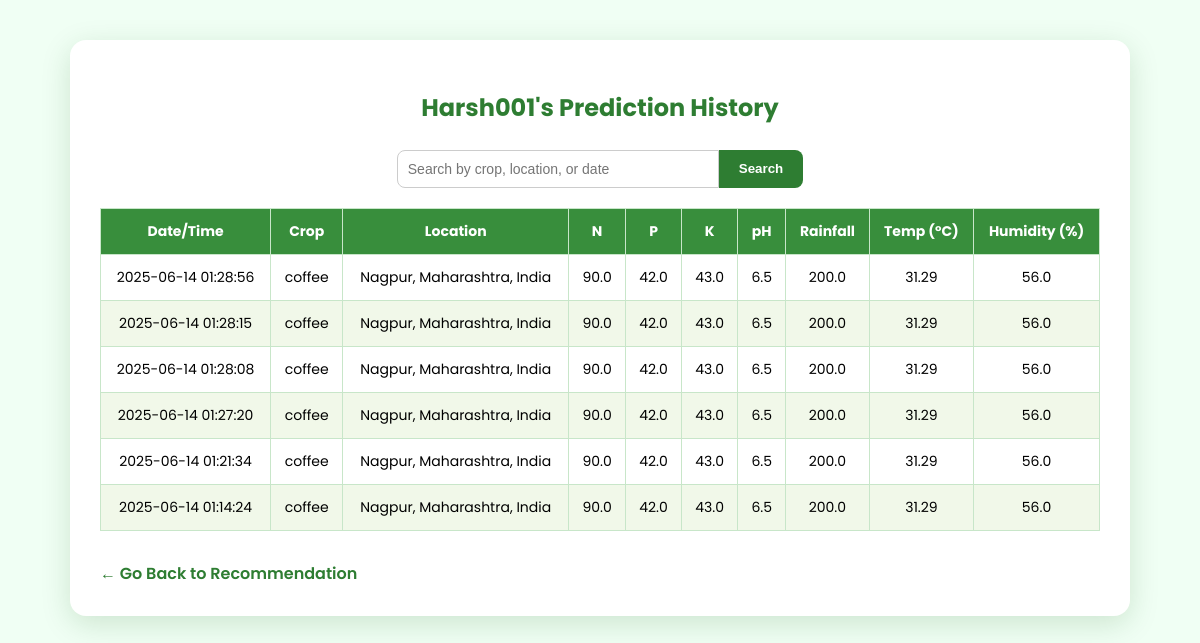
Before: /history (signed in) with the older database file.
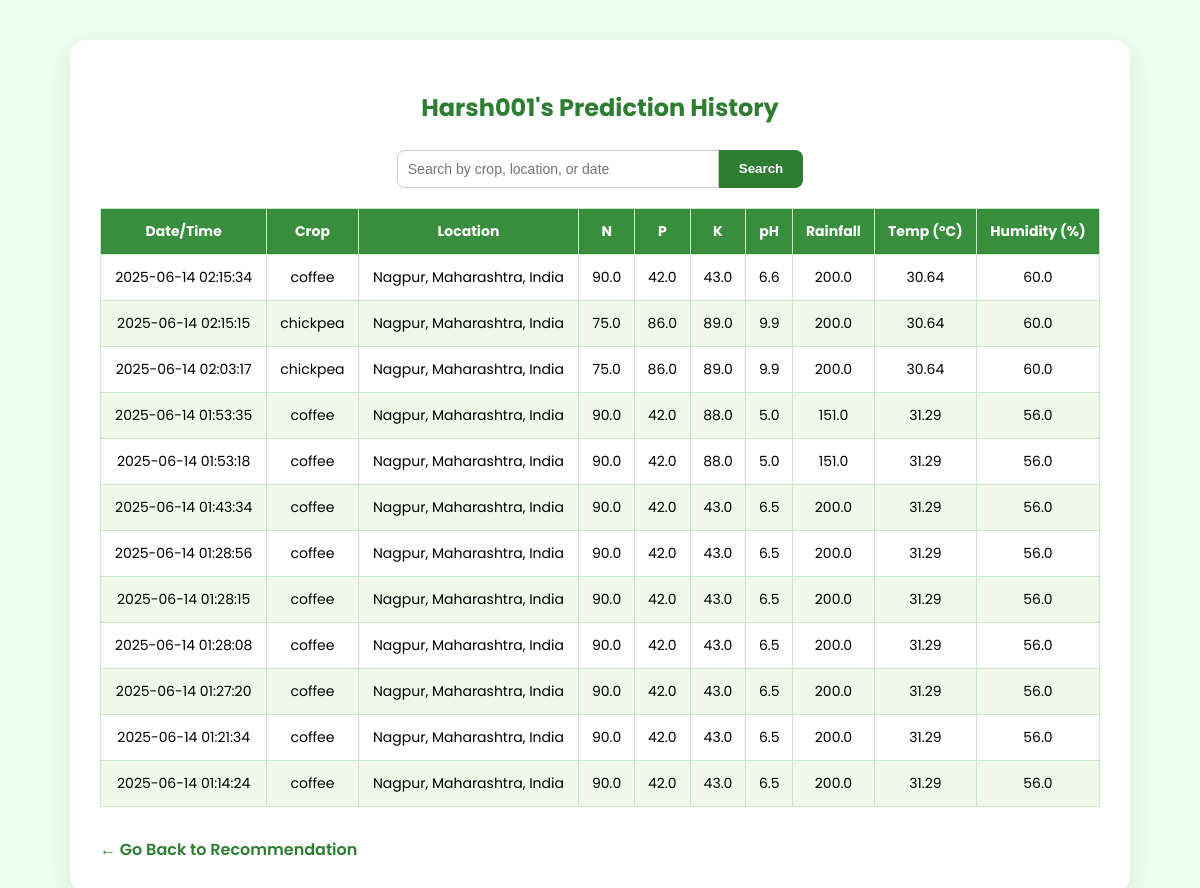
After: the same page with the newer database file.
### tables this page shows
CREATE TABLE history (
            id INTEGER PRIMARY KEY AUTOINCREMENT,
            username TEXT,
            timestamp TEXT,
            predicted_crop TEXT,
            location TEXT,
            N REAL, P REAL, K REAL,
            temperature REAL, humidity REAL, ph REAL, rainfall REAL
        );

### app.py (the view)
@app.route('/history')
def history():
    if 'user' not in session:
        return redirect(url_for('login'))
    user = session['user']
    query = request.args.get('query', '').lower()
    conn = sqlite3.connect('users.db')
    c = conn.cursor()
    c.execute("SELECT * FROM history WHERE username = ? ORDER BY timestamp DESC", (user,))
    all_records = c.fetchall()
    conn.close()
    if query:
        records = [row for row in all_records if query in row[3].lower()]
    else:
        records = all_records
    return render_template('history.html', records=records)

### templates/history.html (shortened to what this page needs)
<!DOCTYPE html>
<html lang="en">
<head>
</head>
<body>
  <div class="container">
    <h2>{{ session['user'] }}'s Prediction History</h2>
    <form method="GET" action="{{ url_for('history') }}">
      <input type="text" name="query" placeholder="Search by crop, location, or date" value="{{ request.args.get('query', '') }}">
      <button type="submit">Search</button>
    </form>
    {% if records and records|length > 0 %}
      <table>
        <thead>
          <tr>
            <th>Date/Time</th>
            <th>Crop</th>
            <th>Location</th>
            <th>N</th>
            <th>P</th>
            <th>K</th>
            <th>pH</th>
            <th>Rainfall</th>
            <th>Temp (°C)</th>
            <th>Humidity (%)</th>
          </tr>
        </thead>
        <tbody>
          {% for row in records %}
          <tr>
            <td>{{ row[2] }}</td>
            <td>{{ row[3] }}</td>
            <td>{{ row[4] }}</td>
            <td>{{ row[5] }}</td>
            <td>{{ row[6] }}</td>
            <td>{{ row[7] }}</td>
            <td>{{ row[10] }}</td>
            <td>{{ row[11] }}</td>
            <td>{{ row[8] }}</td>
            <td>{{ row[9] }}</td>
          </tr>
          {% endfor %}
        </tbody>
      </table>
    {% else %}
      <p class="no-data">No predictions found{{ ' for "' ~ request.args.get('query') ~ '"' if request.args.get('query') }}.</p>
    {% endif %}
    <a href="{{ url_for('recommend') }}">← Go Back to Recommendation</a>
  </div>
</body>
</html>

### templates/history.html (style rules this page uses)
body { font-family: 'Poppins', sans-serif; background: #f0fff4; margin: 0; padding: 40px; }
.container { max-width: 1000px; margin: auto; background: #ffffff; padding: 30px; border-radius: 16px; box-shadow: 0 8px 30px rgba(0, 80, 0, 0.15); }
h2 { text-align: center; color: #2e7d32; margin-bottom: 25px; }
form { display: flex; justify-content: center; margin-bottom: 20px; }
input[type="text"] { padding: 10px; width: 300px; border: 1px solid #ccc; border-radius: 8px 0 0 8px; font-size: 14px; }
button { padding: 10px 20px; background-color: #2e7d32; color: white; border: none; border-radius: 0 8px 8px 0; cursor: pointer; font-weight: 600; }
table { width: 100%; border-collapse: collapse; margin-top: 20px; }
th, td { padding: 12px; border: 1px solid #c8e6c9; text-align: center; font-size: 14px; }
th { background-color: #388e3c; color: white; }
tr:nth-child(even) { background-color: #f1f8e9; }
a { text-decoration: none; color: #2e7d32; font-weight: 600; display: inline-block; margin-top: 30px; }

Changed rows visible on the page:
added history: timestamp "2025-06-14 02:15:34", predicted_crop "coffee", location "Nagpur, Maharashtra, India", N "90.0", P "42.0", K "43.0", ph "6.6", rainfall "200.0", temperature "30.64", humidity "60.0"
added history: timestamp "2025-06-14 02:15:15", predicted_crop "chickpea", location "Nagpur, Maharashtra, India", N "75.0", P "86.0", K "89.0", ph "9.9", rainfall "200.0", temperature "30.64", humidity "60.0"
added history: timestamp "2025-06-14 02:03:17", predicted_crop "chickpea", location "Nagpur, Maharashtra, India", N "75.0", P "86.0", K "89.0", ph "9.9", rainfall "200.0", temperature "30.64", humidity "60.0"
added history: timestamp "2025-06-14 01:53:35", predicted_crop "coffee", location "Nagpur, Maharashtra, India", N "90.0", P "42.0", K "88.0", ph "5.0", rainfall "151.0", temperature "31.29", humidity "56.0"
added history: timestamp "2025-06-14 01:53:18", predicted_crop "coffee", location "Nagpur, Maharashtra, India", N "90.0", P "42.0", K "88.0", ph "5.0", rainfall "151.0", temperature "31.29", humidity "56.0"
added history: timestamp "2025-06-14 01:43:34", predicted_crop "coffee", location "Nagpur, Maharashtra, India", N "90.0", P "42.0", K "43.0", ph "6.5", rainfall "200.0", temperature "31.29", humidity "56.0"
